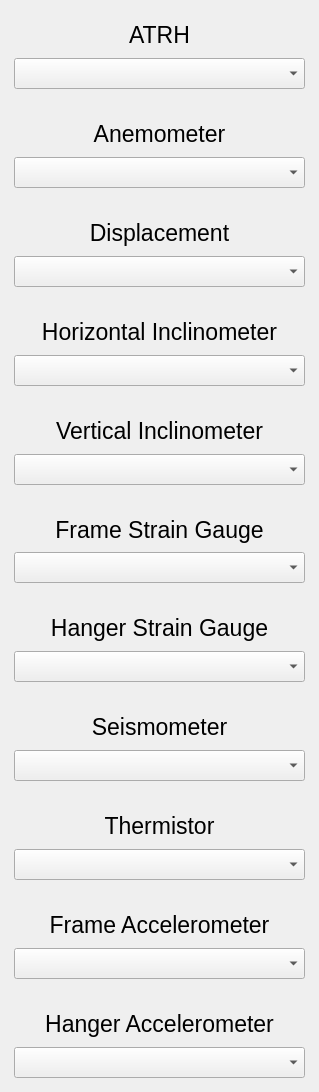
                  <widget class="QWidget" name="scrollAreaWidget_Sensor_battery">
                   <property name="geometry">
                    <rect>
                     <x>0</x>
                     <y>0</y>
                     <width>319</width>
                     <height>1092</height>
                    </rect>
                   </property>
                   <layout class="QVBoxLayout" name="verticalLayout_40">
                    <property name="leftMargin">
                     <number>5</number>
                    </property>
                    <property name="topMargin">
                     <number>5</number>
                    </property>
                    <property name="rightMargin">
                     <number>5</number>
                    </property>
                    <property name="bottomMargin">
                     <number>5</number>
                    </property>
                    <item>
                     <widget class="QWidget" name="widget_ATRH_battery" native="true">
                      <property name="maximumSize">
                       <size>
                        <width>16777215</width>
                        <height>100</height>
                       </size>
                      </property>
                      <layout class="QVBoxLayout" name="verticalLayout_41">
                       <property name="spacing">
                        <number>2</number>
                       </property>
                       <item>
                        <widget class="QLabel" name="label_ATRH_battery">
                         <property name="font">
                          <font>
                           <pointsize>17</pointsize>
                           <weight>50</weight>
                           <bold>false</bold>
                          </font>
                         </property>
                         <property name="autoFillBackground">
                          <bool>false</bool>
                         </property>
                         <property name="text">
                          <string>ATRH</string>
                         </property>
                         <property name="alignment">
                          <set>Qt::AlignCenter</set>
                         </property>
                        </widget>
                       </item>
                       <item>
                        <widget class="QComboBox" name="comboBox_ATRH_battery">
                         <property name="font">
                          <font>
                           <pointsize>14</pointsize>
                           <weight>50</weight>
                           <bold>false</bold>
                          </font>
                         </property>
                        </widget>
                       </item>
                      </layout>
                     </widget>
                    </item>
                    <item>
                     <widget class="QWidget" name="widget_Anemometer_battery" native="true">
                      <property name="maximumSize">
                       <size>
                        <width>16777215</width>
                        <height>100</height>
                       </size>
                      </property>
                      <layout class="QVBoxLayout" name="verticalLayout_42">
                       <property name="spacing">
                        <number>2</number>
                       </property>
                       <item>
                        <widget class="QLabel" name="label_Anemometer_battery">
                         <property name="font">
                          <font>
                           <pointsize>17</pointsize>
                           <weight>50</weight>
                           <bold>false</bold>
                          </font>
                         </property>
                         <property name="autoFillBackground">
                          <bool>false</bool>
                         </property>
                         <property name="text">
                          <string>Anemometer</string>
                         </property>
                         <property name="alignment">
                          <set>Qt::AlignCenter</set>
                         </property>
                        </widget>
                       </item>
                       <item>
                        <widget class="QComboBox" name="comboBox_Anemometer_battery">
                         <property name="font">
                          <font>
                           <pointsize>14</pointsize>
                           <weight>50</weight>
                           <bold>false</bold>
                          </font>
                         </property>
                        </widget>
                       </item>
                      </layout>
                     </widget>
                    </item>
                    <item>
                     <widget class="QWidget" name="widget_Displacement_battery" native="true">
                      <property name="maximumSize">
                       <size>
                        <width>16777215</width>
                        <height>100</height>
                       </size>
                      </property>
                      <layout class="QVBoxLayout" name="verticalLayout_43">
                       <property name="spacing">
                        <number>2</number>
                       </property>
                       <item>
                        <widget class="QLabel" name="label_Displacement_battery">
                         <property name="font">
                          <font>
                           <pointsize>17</pointsize>
                           <weight>50</weight>
                           <bold>false</bold>
                          </font>
                         </property>
                         <property name="autoFillBackground">
                          <bool>false</bool>
                         </property>
                         <property name="text">
                          <string>Displacement</string>
                         </property>
                         <property name="alignment">
                          <set>Qt::AlignCenter</set>
                         </property>
                        </widget>
                       </item>
                       <item>
                        <widget class="QComboBox" name="comboBox_Displacement_battery">
                         <property name="font">
                          <font>
                           <pointsize>14</pointsize>
                           <weight>50</weight>
                           <bold>false</bold>
                          </font>
                         </property>
                        </widget>
                       </item>
                      </layout>
                     </widget>
                    </item>
                    <item>
                     <widget class="QWidget" name="widget_HInclinometer_battery" native="true">
                      <property name="maximumSize">
                       <size>
                        <width>16777215</width>
                        <height>100</height>
                       </size>
                      </property>
                      <layout class="QVBoxLayout" name="verticalLayout_44">
                       <property name="spacing">
                        <number>2</number>
                       </property>
                       <item>
                        <widget class="QLabel" name="label_HIinclinometer_battery">
                         <property name="font">
                          <font>
                           <pointsize>17</pointsize>
                           <weight>50</weight>
                           <bold>false</bold>
                          </font>
                         </property>
                         <property name="autoFillBackground">
                          <bool>false</bool>
                         </property>
                         <property name="text">
                          <string>Horizontal Inclinometer</string>
                         </property>
                         <property name="alignment">
                          <set>Qt::AlignCenter</set>
                         </property>
                        </widget>
                       </item>
                       <item>
                        <widget class="QComboBox" name="comboBox_Hinclinometer_battery">
                         <property name="font">
                          <font>
                           <pointsize>14</pointsize>
                           <weight>50</weight>
                           <bold>false</bold>
                          </font>
                         </property>
                        </widget>
                       </item>
                      </layout>
                     </widget>
                    </item>
                    <item>
                     <widget class="QWidget" name="widget_VInclinometer_battery" native="true">
                      <property name="maximumSize">
                       <size>
                        <width>16777215</width>
                        <height>100</height>
                       </size>
                      </property>
                      <layout class="QVBoxLayout" name="verticalLayout_45">
                       <property name="spacing">
                        <number>2</number>
                       </property>
                       <item>
                        <widget class="QLabel" name="label_VInclinometer_battery">
                         <property name="font">
                          <font>
                           <pointsize>17</pointsize>
                           <weight>50</weight>
                           <bold>false</bold>
                          </font>
                         </property>
                         <property name="autoFillBackground">
                          <bool>false</bool>
                         </property>
                         <property name="text">
                          <string>Vertical Inclinometer</string>
                         </property>
                         <property name="alignment">
                          <set>Qt::AlignCenter</set>
                         </property>
                        </widget>
                       </item>
                       <item>
                        <widget class="QComboBox" name="comboBox_VInclinometer_battery">
                         <property name="font">
                          <font>
                           <pointsize>14</pointsize>
                           <weight>50</weight>
                           <bold>false</bold>
                          </font>
                         </property>
                        </widget>
                       </item>
                      </layout>
                     </widget>
                    </item>
                    <item>
                     <widget class="QWidget" name="widget_FSG_battery" native="true">
                      <property name="maximumSize">
                       <size>
                        <width>16777215</width>
                        <height>100</height>
                       </size>
                      </property>
                      <layout class="QVBoxLayout" name="verticalLayout_46">
                       <property name="spacing">
                        <number>2</number>
                       </property>
                       <item>
                        <widget class="QLabel" name="label_FSG_battery">
                         <property name="font">
                          <font>
                           <pointsize>17</pointsize>
                           <weight>50</weight>
                           <bold>false</bold>
                          </font>
                         </property>
                         <property name="autoFillBackground">
                          <bool>false</bool>
                         </property>
                         <property name="text">
                          <string>Frame Strain Gauge</string>
                         </property>
                         <property name="alignment">
                          <set>Qt::AlignCenter</set>
                         </property>
                        </widget>
                       </item>
                       <item>
                        <widget class="QComboBox" name="comboBox_FSG_battery">
                         <property name="font">
                          <font>
                           <pointsize>14</pointsize>
                           <weight>50</weight>
                           <bold>false</bold>
                          </font>
                         </property>
                        </widget>
                       </item>
                      </layout>
                     </widget>
                    </item>
                    <item>
                     <widget class="QWidget" name="widget_HSG_battery" native="true">
                      <property name="maximumSize">
                       <size>
                        <width>16777215</width>
                        <height>100</height>
                       </size>
                      </property>
                      <layout class="QVBoxLayout" name="verticalLayout_47">
                       <property name="spacing">
                        <number>2</number>
                       </property>
                       <item>
                        <widget class="QLabel" name="label_HSG_battery">
                         <property name="font">
                          <font>
                           <pointsize>17</pointsize>
                           <weight>50</weight>
                           <bold>false</bold>
                          </font>
                         </property>
                         <property name="autoFillBackground">
                          <bool>false</bool>
                         </property>
                         <property name="text">
                          <string>Hanger Strain Gauge</string>
                         </property>
                         <property name="alignment">
                          <set>Qt::AlignCenter</set>
                         </property>
                        </widget>
                       </item>
                       <item>
                        <widget class="QComboBox" name="comboBox_HSG_battery">
                         <property name="font">
                          <font>
                           <pointsize>14</pointsize>
                           <weight>50</weight>
                           <bold>false</bold>
                          </font>
                         </property>
                        </widget>
                       </item>
                      </layout>
                     </widget>
                    </item>
                    <item>
                     <widget class="QWidget" name="widget_Seismometer_battery" native="true">
                      <property name="maximumSize">
                       <size>
                        <width>16777215</width>
                        <height>100</height>
                       </size>
                      </property>
                      <layout class="QVBoxLayout" name="verticalLayout_48">
                       <property name="spacing">
                        <number>2</number>
                       </property>
                       <item>
                        <widget class="QLabel" name="label_Seismometer_battery">
                         <property name="font">
                          <font>
                           <pointsize>17</pointsize>
                           <weight>50</weight>
                           <bold>false</bold>
                          </font>
                         </property>
                         <property name="autoFillBackground">
                          <bool>false</bool>
                         </property>
                         <property name="text">
                          <string>Seismometer</string>
                         </property>
                         <property name="alignment">
                          <set>Qt::AlignCenter</set>
                         </property>
                        </widget>
                       </item>
                       <item>
                        <widget class="QComboBox" name="comboBox_Seismometer_battery">
                         <property name="font">
                          <font>
                           <pointsize>14</pointsize>
                           <weight>50</weight>
                           <bold>false</bold>
                          </font>
                         </property>
                        </widget>
                       </item>
                      </layout>
                     </widget>
                    </item>
                    <item>
                     <widget class="QWidget" name="widget_Thermistor_battery" native="true">
                      <property name="maximumSize">
                       <size>
                        <width>16777215</width>
                        <height>100</height>
                       </size>
                      </property>
                      <layout class="QVBoxLayout" name="verticalLayout_49">
                       <property name="spacing">
                        <number>2</number>
                       </property>
                       <item>
                        <widget class="QLabel" name="label_Thermistor_battery">
                         <property name="font">
                          <font>
                           <pointsize>17</pointsize>
                           <weight>50</weight>
                           <bold>false</bold>
                          </font>
                         </property>
                         <property name="autoFillBackground">
                          <bool>false</bool>
                         </property>
                         <property name="text">
                          <string>Thermistor</string>
                         </property>
                         <property name="alignment">
                          <set>Qt::AlignCenter</set>
                         </property>
                        </widget>
                       </item>
                       <item>
                        <widget class="QComboBox" name="comboBox_Thermistor_battery">
                         <property name="font">
                          <font>
                           <pointsize>14</pointsize>
                           <weight>50</weight>
                           <bold>false</bold>
                          </font>
                         </property>
                        </widget>
                       </item>
                      </layout>
                     </widget>
                    </item>
                    <item>
                     <widget class="QWidget" name="widget_Frame_Accelerometer_battery" native="true">
                      <property name="maximumSize">
                       <size>
                        <width>16777215</width>
                        <height>100</height>
                       </size>
                      </property>
                      <layout class="QVBoxLayout" name="verticalLayout_77">
                       <property name="spacing">
                        <number>2</number>
                       </property>
                       <item>
                        <widget class="QLabel" name="label_Frame_Accelerometer_battery">
                         <property name="font">
                          <font>
                           <pointsize>17</pointsize>
                           <weight>50</weight>
                           <bold>false</bold>
                          </font>
                         </property>
                         <property name="autoFillBackground">
                          <bool>false</bool>
                         </property>
                         <property name="text">
                          <string>Frame Accelerometer</string>
                         </property>
                         <property name="alignment">
                          <set>Qt::AlignCenter</set>
                         </property>
                        </widget>
                       </item>
                       <item>
                        <widget class="QComboBox" name="comboBox_Frame_Accelerometer_battery">
                         <property name="font">
                          <font>
                           <pointsize>14</pointsize>
                           <weight>50</weight>
                           <bold>false</bold>
                          </font>
                         </property>
                        </widget>
                       </item>
                      </layout>
                     </widget>
                    </item>
                    <item>
                     <widget class="QWidget" name="widget_Hanger_Accelerometer_battery" native="true">
                      <property name="maximumSize">
                       <size>
                        <width>16777215</width>
                        <height>100</height>
                       </size>
                      </property>
                      <layout class="QVBoxLayout" name="verticalLayout_73">
                       <property name="spacing">
                        <number>2</number>
                       </property>
                       <item>
                        <widget class="QLabel" name="label_Hanger_Accelerometer_battery">
                         <property name="font">
                          <font>
                           <pointsize>17</pointsize>
                           <weight>50</weight>
                           <bold>false</bold>
                          </font>
                         </property>
                         <property name="autoFillBackground">
                          <bool>false</bool>
                         </property>
                         <property name="text">
                          <string>Hanger Accelerometer</string>
                         </property>
                         <property name="alignment">
                          <set>Qt::AlignCenter</set>
                         </property>
                        </widget>
                       </item>
                       <item>
                        <widget class="QComboBox" name="comboBox_Hanger_Accelerometer_battery">
                         <property name="font">
                          <font>
                           <pointsize>14</pointsize>
                           <weight>50</weight>
                           <bold>false</bold>
                          </font>
                         </property>
                        </widget>
                       </item>
                      </layout>
                     </widget>
                    </item>
                   </layout>
                  </widget>
